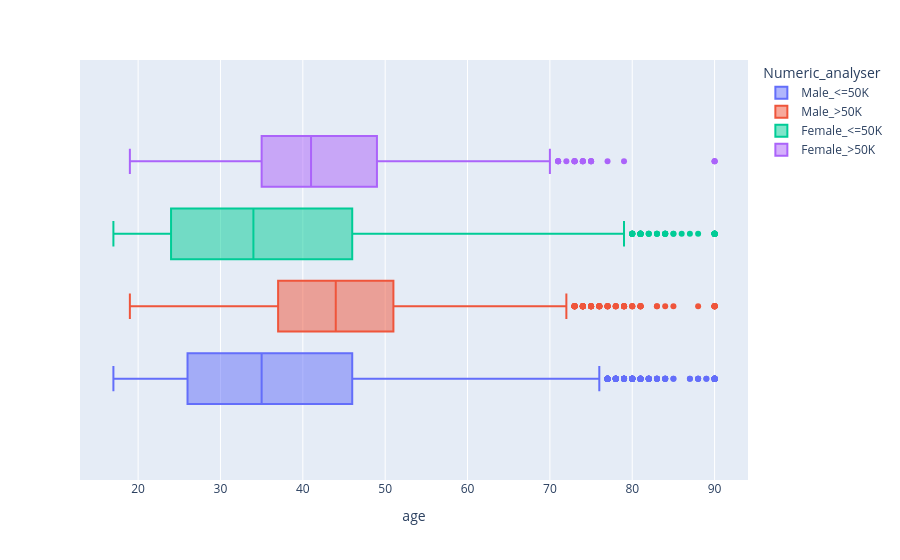

Notebook cell for this chart:
### Markdown cell above
Lets Check the age wrt to Gender and Income.But First Lets Check if Age range again with box plot also which will give us precise idea.

### Code cell
plt.figure(figsize=(20,6))
px.box(df,x="age",color="Numeric_analyser")

### Figure 1 — Plotly figure (JSON) as saved in the notebook; plotly's stock layout.template omitted (floating-point values rounded to 4 significant figures; data arrays with more than 128 entries replaced by an {"elided": "..."} marker saying what was removed)
{"data": [{"alignmentgroup": "True", "hovertemplate": "Numeric_analyser=Male_<=50K<br>age=%{x}<extra></extra>", "legendgroup": "Male_<=50K", "marker": {"color": "#636efa"}, "name": "Male_<=50K", "notched": false, "offsetgroup": "Male_<=50K", "orientation": "h", "showlegend": true, "type": "box", "x": {"elided": "22732 int values"}, "x0": " ", "xaxis": "x", "y0": " ", "yaxis": "y"}, {"alignmentgroup": "True", "hovertemplate": "Numeric_analyser=Male_>50K<br>age=%{x}<extra></extra>", "legendgroup": "Male_>50K", "marker": {"color": "#EF553B"}, "name": "Male_>50K", "notched": false, "offsetgroup": "Male_>50K", "orientation": "h", "showlegend": true, "type": "box", "x": {"elided": "9918 int values"}, "x0": " ", "xaxis": "x", "y0": " ", "yaxis": "y"}, {"alignmentgroup": "True", "hovertemplate": "Numeric_analyser=Female_<=50K<br>age=%{x}<extra></extra>", "legendgroup": "Female_<=50K", "marker": {"color": "#00cc96"}, "name": "Female_<=50K", "notched": false, "offsetgroup": "Female_<=50K", "orientation": "h", "showlegend": true, "type": "box", "x": {"elided": "14423 int values"}, "x0": " ", "xaxis": "x", "y0": " ", "yaxis": "y"}, {"alignmentgroup": "True", "hovertemplate": "Numeric_analyser=Female_>50K<br>age=%{x}<extra></extra>", "legendgroup": "Female_>50K", "marker": {"color": "#ab63fa"}, "name": "Female_>50K", "notched": false, "offsetgroup": "Female_>50K", "orientation": "h", "showlegend": true, "type": "box", "x": {"elided": "1769 int values"}, "x0": " ", "xaxis": "x", "y0": " ", "yaxis": "y"}], "layout": {"boxmode": "group", "legend": {"title": {"text": "Numeric_analyser"}, "tracegroupgap": 0}, "margin": {"t": 60}, "xaxis": {"anchor": "y", "domain": [0, 1], "title": {"text": "age"}}, "yaxis": {"anchor": "x", "domain": [0, 1]}}}
